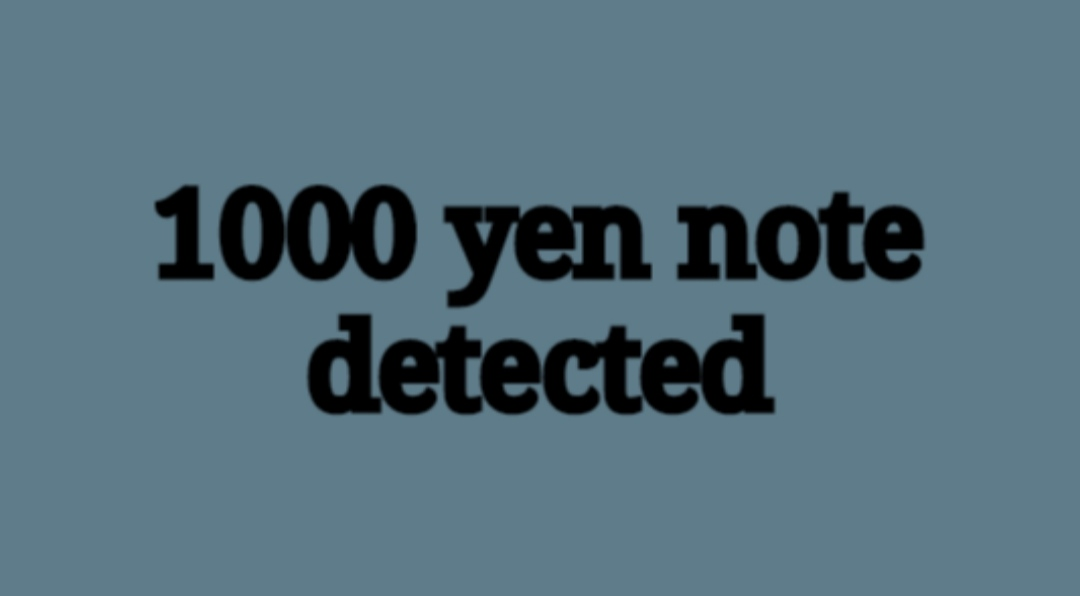
#> input picture display1000yen.jpg, 1080 x 596 px
$ python Currency_detector.py --input display1000yen.jpg
#> lines starting #> are read from the running program, lines starting #| are printed output that depends on the picture; after the words box and inside, x2 and y2 are one past the last pixel; in counts of white or black regions, pixels touching at a corner belong together
#!/usr/local/bin/python
import argparse
import cv2
import numpy as np
import pdb


# [89 lines left out: functions closest, gray_gaussian_SobelFilter, non_maximum_suppression, double_threshold_hysteresis, Canny, not called in this run]


def checkforcountry(image):  # check the currency's country
    x1 = int(len(image)*0.285)  # croping the image
    x2 = int(len(image)*0.5714)
    y1 = int(len(image[0])*0.75)
    y2 = int(len(image[0])*0.86)
    display = []
    display1 = []
    display2 = []
    c0 = 0
    c1 = 0
    temp = image[x1:x2]
    currency = ''
    #to diff yen from others
    x3 = int(len(image)*0.5 - len(image)*0.1)
    x4 = int(len(image)*0.5 + len(image)*0.1)
    y3 = int(len(image[0])*0.5 - len(image[0])*0.09)
    y4 = int(len(image[0])*0.5 + len(image[0])*0.09)
    t = image[x3:x4]
    #to diff euro,dollar
    x5 = int(len(image)*0.5)  # - len(image)*0.2)
    x6 = int(len(image)*0.5 + len(image)*0.2)
    y5 = int(len(image[0])*0)
    y6 = int(len(image[0])*0 + len(image[0])*0.1)
    t1 = image[x5:x6]
    c2 = 0

    for i in range(len(temp)):
	    temp1 = list(temp[i])
	    temp2 = temp1[y1:y2]

	    for i in range(len(temp2)):  # check conditions
	        if temp2[i] > 100:
	            c0 += 1
	    temp3 = np.array(temp2)
	    display.append(temp3)
    if c0 == 0:
        display = np.array(display)
        final_out = cv2.resize(display, (0, 0), fx=2.75, fy=2.75)
        currency = 'INR'
        return currency, final_out
    else:
        for i in range(len(t)):
            temp1 = list(t[i])
            temp2 = temp1[y3:y4]
            for i in range(len(temp2)):
                if temp2[i] > 100:
                    c1 += 1
            temp3 = np.array(temp2)
            display1.append(temp3)
    if (c1 == 0 or c1 == 861):
        display1 = np.array(display1)
        final_out = cv2.resize(display1, (0, 0), fx=2.75, fy=2.75)
        currency = 'YEN'
        return currency, final_out
    else:
        for i in range(len(t1)):
            temp1 = list(t1[i])
            temp2 = temp1[y5:y6]
            for i in range(len(temp2)):
                if temp2[i] > 100:
                    c2 += 1
            temp3 = np.array(temp2)
            display2.append(temp3)
        display2 = np.array(display2)
        final_out = cv2.resize(display2, (0, 0), fx=2.75, fy=2.75)
    if (c2 < 90 or c2 == 593):
        currency = 'EURO'
        return currency, final_out
    else:
        currency = 'DOLLAR'
        return currency, final_out


# [110 lines left out: functions yenvaluedetection, dollarvaluedetection, rupeevaluedetection, not called in this run]


def eurovaluedetection(image):
	# euro value detection out of 5,10,20,50,100,200
	dataset_for_rupee = [4.123, 6.784, 3.537, 10.358, 9.515, 5.609]

	cannied = cv2.Canny(image, 0, 180)
	x = cannied
	x1 = int(len(x)*0.0)  # cropping the required information

	x2 = int(len(x)*0.16)

	y1 = int(len(x[0])*0.70)
	y2 = int(len(x[0])*0.980)
	out = []
	xx = x[x1:x2]

	c0 = 0
	c1 = 0
	for i in range(len(xx)):
	    temp = list(xx[i])
	    temp1 = temp[y1:y2]

	    for i in range(len(temp1)):
	        if temp1[i] == 0:
	            c0 += 1
	        else:
	            c1 += 1
	    temp2 = np.array(temp1)
	    out.append(temp2)
	out = np.array(out)
	final_outt = cv2.resize(out, (0, 0), fx=2.75, fy=2.75)

	check = closest(dataset_for_rupee, c0/c1)  # comparing weak and dark pixels
	tempy = dataset_for_rupee.index(check)

	return tempy, final_outt, cannied


# [84 lines left out: functions show_yen, show_dollar, show_rupee, show_euro, not called in this run]


if __name__ == "__main__":
	# Create the parser
	my_parser = argparse.ArgumentParser(description=' ')

	# Add the arguments
	my_parser.add_argument('--input', action='store', type=str, required=True)

	# Execute the parse_args() method
	args = my_parser.parse_args()

	input_path = args.input
	image = cv2.imread(input_path)  # read image
#> image is the input picture: shape (596, 1080, 3); mean B, G, R 123.7, 111.1, 85.1
	image = cv2.resize(image, (600, int(600*0.45)))  # resize
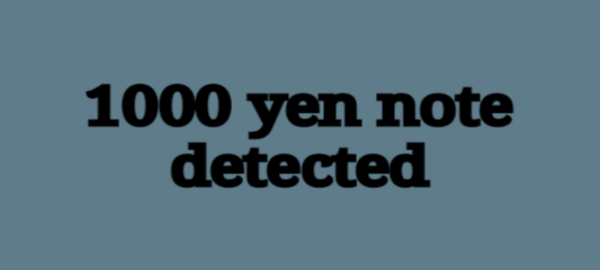
#> image: shape (270, 600, 3); mean B, G, R 123.7, 111.1, 85.1
	detectcountry = cv2.Canny(image, 0, 180)
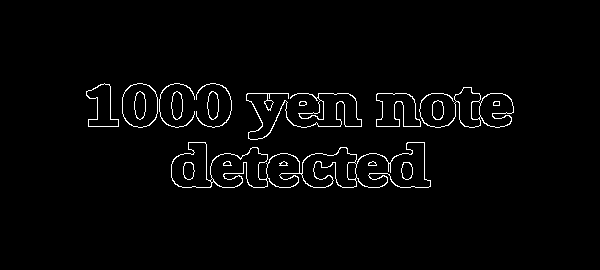
#> detectcountry: shape (270, 600); 2.2% white in thin lines or dots, all inside (x1, y1, x2, y2) = (86, 83, 514, 188)

	check, data_image = checkforcountry(detectcountry)  # check the country
#> in checkforcountry, `x1 = int(len(image)*0.285)`: x1 = 76
#> in checkforcountry, `x2 = int(len(image)*0.5714)`: x2 = 154
#> in checkforcountry, `y1 = int(len(image[0])*0.75)`: y1 = 450
#> in checkforcountry, `y2 = int(len(image[0])*0.86)`: y2 = 516
#> in checkforcountry, `temp = image[x1:x2]`:
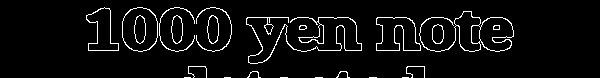
#> temp: shape (78, 600); 4.9% white in thin lines or dots, all inside (x1, y1, x2, y2) = (86, 7, 514, 78)
#> in checkforcountry, `x3 = int(len(image)*0.5 - len(image)*0.1)`: x3 = 108
#> in checkforcountry, `x4 = int(len(image)*0.5 + len(image)*0.1)`: x4 = 162
#> in checkforcountry, `y3 = int(len(image[0])*0.5 - len(image[0])*0.09)`: y3 = 246
#> in checkforcountry, `y4 = int(len(image[0])*0.5 + len(image[0])*0.09)`: y4 = 354
#> in checkforcountry, `t = image[x3:x4]`:
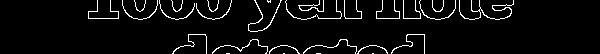
#> t: shape (54, 600); 4.8% white in thin lines or dots, all inside (x1, y1, x2, y2) = (88, 0, 514, 54)
#> in checkforcountry, `x5 = int(len(image)*0.5)`: x5 = 135
#> in checkforcountry, `x6 = int(len(image)*0.5 + len(image)*0.2)`: x6 = 189
#> in checkforcountry, `y5 = int(len(image[0])*0)`: y5 = 0
#> in checkforcountry, `y6 = int(len(image[0])*0 + len(image[0])*0.1)`: y6 = 60
#> in checkforcountry, `t1 = image[x5:x6]`:
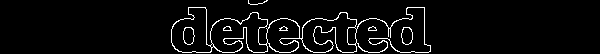
#> t1: shape (54, 600); 4.5% white in thin lines or dots, all inside (x1, y1, x2, y2) = (171, 0, 431, 53)
#> the loop in checkforcountry, `for i in range(len(temp)):` made 78 passes
#> after the loop in checkforcountry, `for i in range(len(temp)):`: c0 = 358; display = 78 items
#> the loop in checkforcountry, `for i in range(len(t)):` made 54 passes
#> after the loop in checkforcountry, `for i in range(len(t)):`: c1 = 477; display1 = 54 items
#> the loop in checkforcountry, `for i in range(len(t1)):` made 54 passes
#> after the loop in checkforcountry, `for i in range(len(t1)):`: c2 = 0; display2 = 54 items
#> in checkforcountry, `display2 = np.array(display2)`: display2: shape (54, 60); every value is 0
#> in checkforcountry, `final_out = cv2.resize(display2, (0, 0), fx=2.75, fy=2.75)`: final_out: shape (148, 165); every value is 0
#> check = 'EURO'

	if check == 'INR':
		indexx, extracted_image, canniedd = rupeevaluedetection(image)
		detected_value = show_rupee(indexx)
		data_image = cv2.resize(data_image, (250, 270))
		extracted_image = cv2.resize(extracted_image, (250, 270))
		detected_value = cv2.resize(detected_value, (500, 270))

		one = np.concatenate((image, detected_value), axis=1)
		two = np.concatenate((data_image, canniedd, extracted_image), axis=1)

		cv2.imwrite("two.jpg", two)
		cv2.imwrite("one.jpg", one)

		cv2.waitKey(0)

	elif check == 'YEN':
		indexx, extracted_image, canniedd = yenvaluedetection(image)
		detected_value = show_yen(indexx)
		data_image = cv2.resize(data_image, (250, 270))
		extracted_image = cv2.resize(extracted_image, (250, 270))
		detected_value = cv2.resize(detected_value, (500, 270))

		one = np.concatenate((image, detected_value), axis=1)  # display output
		two = np.concatenate((data_image, canniedd, extracted_image), axis=1)

		cv2.imwrite("two.jpg", two)
		cv2.imwrite("one.jpg", one)

		cv2.waitKey(0)

	elif check == 'DOLLAR':
		indexx, extracted_image, canniedd = dollarvaluedetection(image)
		detected_value = show_dollar(indexx)
		data_image = cv2.resize(data_image, (250, 270))
		extracted_image = cv2.resize(extracted_image, (250, 270))
		detected_value = cv2.resize(detected_value, (500, 270))

		one = np.concatenate((image, detected_value), axis=1)  # display output
		two = np.concatenate((data_image, canniedd, extracted_image), axis=1)

		cv2.imwrite("two.jpg", two)
		cv2.imwrite("one.jpg", one)

		cv2.waitKey(0)

	elif check == 'EURO':
		indexx, extracted_image, canniedd = eurovaluedetection(image)
#> in eurovaluedetection, `x1 = int(len(x)*0.0)`: x1 = 0
#> in eurovaluedetection, `x2 = int(len(x)*0.16)`: x2 = 43
#> in eurovaluedetection, `y1 = int(len(x[0])*0.70)`: y1 = 420
#> in eurovaluedetection, `y2 = int(len(x[0])*0.980)`: y2 = 588
#> in eurovaluedetection, `xx = x[x1:x2]`: xx: shape (43, 600); every value is 0
#> the loop in eurovaluedetection, `for i in range(len(xx)):` made 43 passes
#> after the loop in eurovaluedetection, `for i in range(len(xx)):`: c0 = 7224; c1 = 0; out = 43 items
#> in eurovaluedetection, `out = np.array(out)`: out: shape (43, 168); every value is 0
#> in eurovaluedetection, `final_outt = cv2.resize(out, (0, 0), fx=2.75, fy=2.75)`: final_outt: shape (118, 462); every value is 0
#> (the run stopped early here; a loop or call above may not have finished)

$ run again, with display2usd.jpg copied over display1000yen.jpg
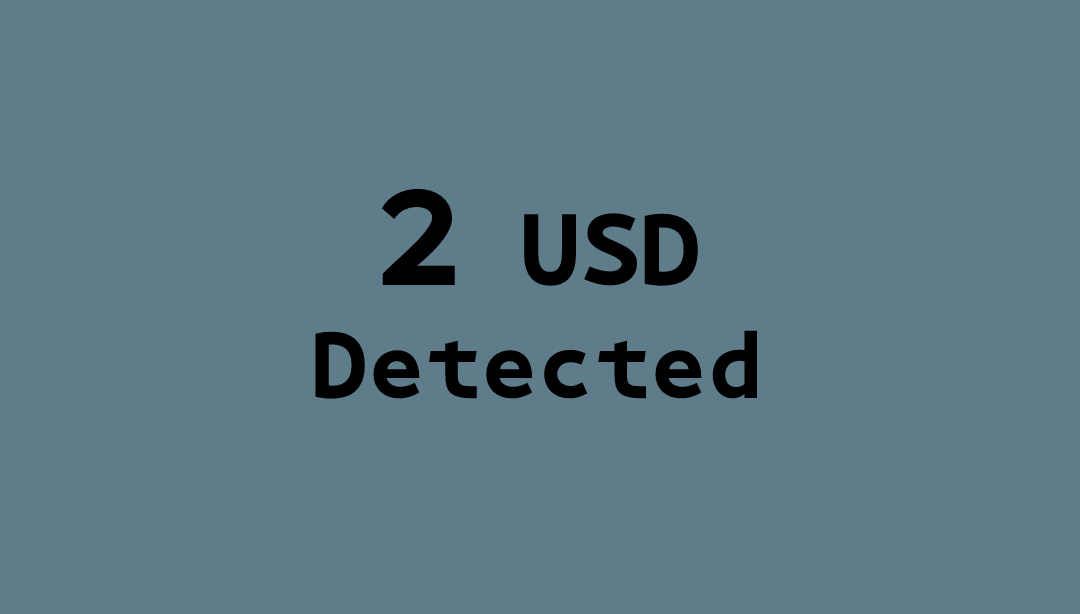
#> input picture display2usd.jpg, 1080 x 614 px
#> image is the input picture: shape (614, 1080, 3); mean B, G, R 133.4, 119.9, 91.8
#> image: shape (270, 600, 3)
#> `detectcountry = cv2.Canny(image, 0, 180)`:
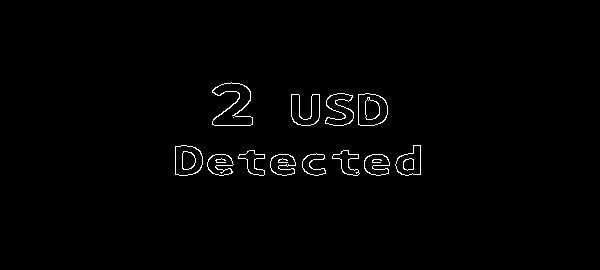
#> detectcountry: shape (270, 600); 1.1% white in thin lines or dots, all inside (x1, y1, x2, y2) = (175, 82, 421, 176)
#> in checkforcountry, `x1 = int(len(image)*0.285)`: x1 = 76
#> in checkforcountry, `x2 = int(len(image)*0.5714)`: x2 = 154
#> in checkforcountry, `y1 = int(len(image[0])*0.75)`: y1 = 450
#> in checkforcountry, `y2 = int(len(image[0])*0.86)`: y2 = 516
#> x3 = 108
#> x4 = 162
#> y3 = 246
#> y4 = 354
#> t: shape (54, 600); 2.7% white in thin lines or dots, all inside (x1, y1, x2, y2) = (175, 0, 421, 54)
#> x5 = 135
#> x6 = 189
#> y5 = 0
#> y6 = 60
#> t1: shape (54, 600); 3.3% white in thin lines or dots, all inside (x1, y1, x2, y2) = (175, 10, 421, 41)
#> the loop in checkforcountry, `for i in range(len(temp)):` made 78 passes
#> after the loop in checkforcountry, `for i in range(len(temp)):`: c0 = 0; display = 78 items
#> final_out: shape (214, 182); every value is 0
#> check = 'INR'
#> in rupeevaluedetection, `x1 = int(len(x)*0.6164)`: x1 = 166
#> in rupeevaluedetection, `x2 = int(len(x)*0.822)`: x2 = 221
#> in rupeevaluedetection, `y1 = int(len(x[0])*0.74)`: y1 = 444
#> in rupeevaluedetection, `y2 = int(len(x[0])*0.91)`: y2 = 546
#> in rupeevaluedetection, `xx = x[x1:x2]`:
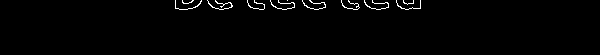
#> xx: shape (55, 600); 1.3% white in thin lines or dots, all inside (x1, y1, x2, y2) = (175, 0, 421, 10)
#> the loop in rupeevaluedetection, `for i in range(len(xx)):` made 55 passes
#> after the loop in rupeevaluedetection, `for i in range(len(xx)):`: c0 = 5610; c1 = 0; out = 55 items
#> final_outt: shape (151, 280); every value is 0
